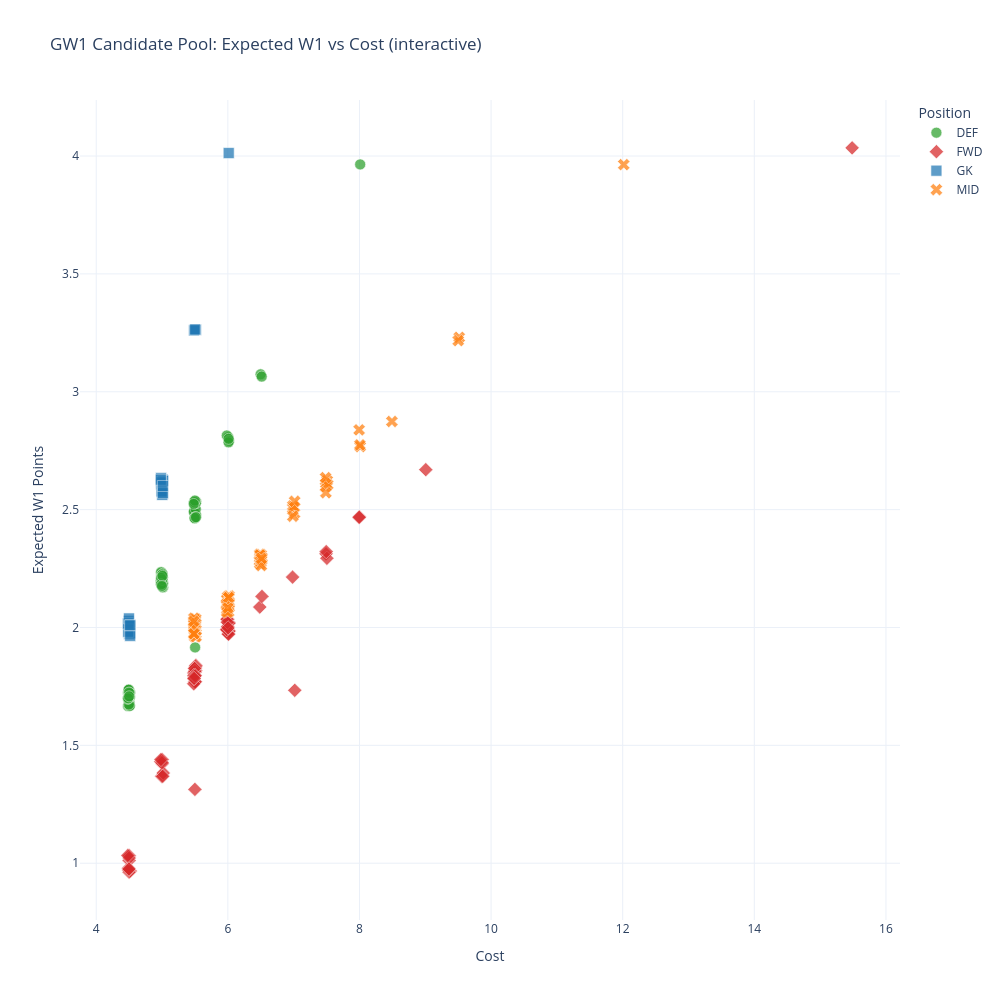

This figure's notebook cell:
### Code cell
import plotly.express as px

plot_df = pd.DataFrame([
    {
        'player_name': c.player_name,
        'position': c.position,
        'team': c.team,
        'cost': float(c.cost),
        'expected_w1': float(c.expected_points_horizon[0]),
    }
    for c in candidates
]).sort_values(['position', 'expected_w1'], ascending=[True, False]).reset_index(drop=True)

# Add tiny deterministic jitter only for plotting to reduce marker overlap.
rng = np.random.default_rng(42)
plot_df['cost_plot'] = plot_df['cost'] + rng.uniform(-0.02, 0.02, size=len(plot_df))
plot_df['expected_w1_plot'] = plot_df['expected_w1'] + rng.uniform(-0.04, 0.04, size=len(plot_df))

fig = px.scatter(
    plot_df,
    x='cost_plot',
    y='expected_w1_plot',
    color='position',
    symbol='position',
    hover_name='player_name',
    hover_data={
        'team': True,
        'position': True,
        'cost': ':.2f',
        'expected_w1': ':.2f',
        'cost_plot': False,
        'expected_w1_plot': False,
    },
    title='GW1 Candidate Pool: Expected W1 vs Cost (interactive)',
    color_discrete_map={'GK': '#1f77b4', 'DEF': '#2ca02c', 'MID': '#ff7f0e', 'FWD': '#d62728'},
)

fig.update_traces(
    marker=dict(size=11, opacity=0.72, line=dict(width=0.6, color='white')),
    selector=dict(mode='markers'),
)

fig.update_layout(
    width=1000,
    height=1000,
    template='plotly_white',
    xaxis_title='Cost',
    yaxis_title='Expected W1 Points',
    legend_title='Position',
    hovermode='closest',
)

fig.show()

### Figure 1 — Plotly figure (JSON) as saved in the notebook; plotly's stock layout.template omitted (floating-point values rounded to 4 significant figures; data arrays with more than 128 entries replaced by an {"elided": "..."} marker saying what was removed)
{"data": [{"customdata": {"elided": "90x4 mixed values"}, "hovertemplate": "<b>%{hovertext}</b><br><br>position=%{customdata[1]}<br>team=%{customdata[0]}<br>cost=%{customdata[2]:.2f}<br>expected_w1=%{customdata[3]:.2f}<extra></extra>", "hovertext": ["Gabriel dos Santos Magalhães", "Virgil van Dijk", "Nico O'Reilly", "Maxence Lacroix", "James Tarkowski", "Marc Guéhi", "Matheus Nunes", "Marcos Senesi Barón", "Riccardo Calafiori", "Piero Hincapié", "Cristhian Mosquera", "James Hill", "Adrien Truffert", "Nathan Collins", "Reece James", "Trevoh Chalobah", "Marco Palestra", "Daniel Muñoz Mejía", "Jarrad Branthwaite", "Jeremie Frimpong", "Milos Kerkez", "Rúben dos Santos Gato Alves Dias", "Joško Gvardiol", "Rayan Aït-Nouri", "Abdukodir Khusanov", "Nikola Milenković", "Pedro Porro Sauceda", "Nordi Mukiele", "Bafodé Diakité", "Veljko Milosavljevic", "Sepp van den Berg", "Michael Svoboda", "Mats Wieffer", "Pascal Struijk", "Luka Vušković", "Malo Gusto", "Levi Samuels Colwill", "Chris Richards", "Jaydee Canvot", "Michael Keane", "Jake O'Brien", "Jaka Bijol", "Tarik Muharemović", "Jeremy Jacquet", "Kostas Tsimikas", "Max Alleyne", "Diogo Dalot Teixeira", "Harry Maguire", "Leny Yoro", "Malick Thiaw", "Fabian Schär", "Sven Botman", "Dan Burn", "Lewis Hall", "Neco Williams", "Felipe Rodrigues da Silva", "Jan Paul van Hecke", "Cristian Romero", "Kevin Danso", "Micky van de Ven", "Daniel Ballard", "Omar Alderete", "Murillo Costa dos Santos", "Lucas Digne", "Ezri Konsa Ngoyo", "Matty Cash", "Tyrone Mings", "Pau Torres", "Ian Maatsen", "Victor Lindelöf", "Adam Smith", "Julián Araujo Zúñiga", "Kristoffer Ajer", "Michael Kayode", "Rico Henry", "Aaron Hickey", "Ethan Pinnock", "Kim Ji-soo", "Jannik Schuster", "Ferdi Kadıoğlu", "Olivier Boscagli", "Maxim De Cuyper", "Lewis Dunk", "Diego Coppola", "Igor Julio dos Santos de Paulo", "João Pedro Loureiro da Costa", "Benoît Badiashile Mukinayi", "Tosin Adarabioyo", "Jorrel Hato", "Mamadou Sarr"], "legendgroup": "DEF", "marker": {"color": "#2ca02c", "line": {"color": "white", "width": 0.6}, "opacity": 0.72, "size": 11, "symbol": "circle"}, "mode": "markers", "name": "DEF", "orientation": "v", "showlegend": true, "type": "scatter", "x": [8.011, 6.498, 6.514, 6.008, 5.984, 6.019, 6.01, 6.011, 5.485, 5.498, 5.495, 5.517, 5.506, 5.513, 5.498, 5.489, 5.502, 5.483, 5.513, 5.505, 5.51, 5.494, 5.519, 5.516, 5.511, 5.488, 5.499, 5.482, 4.986, 5.007, 5.01, 5.019, 4.993, 4.995, 4.999, 4.988, 4.985, 4.999, 4.989, 5.007, 4.997, 5.013, 5.008, 4.992, 5.013, 5.012, 4.995, 4.992, 5.007, 4.986, 4.988, 4.98, 5.011, 5.007, 5.008, 5.011, 4.998, 5.003, 4.986, 4.985, 5.007, 4.999, 5.503, 4.511, 4.505, 4.502, 4.502, 4.492, 4.481, 4.497, 4.489, 4.496, 4.514, 4.489, 4.482, 4.491, 4.492, 4.506, 4.502, 4.511, 4.507, 4.496, 4.513, 4.487, 4.481, 4.484, 4.509, 4.498, 4.486, 4.5], "xaxis": "x", "y": [3.964, 3.074, 3.064, 2.807, 2.814, 2.791, 2.785, 2.8, 2.53, 2.528, 2.463, 2.475, 2.479, 2.48, 2.506, 2.493, 2.464, 2.49, 2.502, 2.468, 2.527, 2.464, 2.534, 2.468, 2.527, 2.532, 2.538, 2.524, 2.222, 2.211, 2.222, 2.171, 2.203, 2.201, 2.229, 2.197, 2.191, 2.211, 2.181, 2.171, 2.198, 2.193, 2.179, 2.189, 2.189, 2.186, 2.19, 2.215, 2.184, 2.236, 2.233, 2.198, 2.186, 2.203, 2.228, 2.212, 2.224, 2.203, 2.211, 2.183, 2.219, 2.176, 1.916, 1.729, 1.671, 1.709, 1.668, 1.718, 1.667, 1.735, 1.671, 1.737, 1.724, 1.707, 1.723, 1.724, 1.736, 1.68, 1.707, 1.668, 1.709, 1.674, 1.705, 1.706, 1.697, 1.702, 1.721, 1.724, 1.699, 1.708], "yaxis": "y"}, {"customdata": {"elided": "60x4 mixed values"}, "hovertemplate": "<b>%{hovertext}</b><br><br>position=%{customdata[1]}<br>team=%{customdata[0]}<br>cost=%{customdata[2]:.2f}<br>expected_w1=%{customdata[3]:.2f}<extra></extra>", "hovertext": ["Erling Haaland", "Alexander Isak", "Ollie Watkins", "Igor Thiago Nascimento Rodrigues", "Viktor Gyökeres", "Kai Havertz", "João Pedro Junqueira de Jesus", "Omar Marmoush", "Nicolas Jackson", "Jean-Philippe Mateta", "Gabriel Fernando de Jesus", "Francisco Evanilson de Lima Barbosa", "Álvaro Rodríguez", "Danny Welbeck", "Jørgen Strand Larsen", "Dominic Calvert-Lewin", "Nick Woltemade", "Yoane Wissa", "William Osula", "Chris Wood", "Igor Jesus Maciel da Cruz", "Dominic Solanke-Mitchell", "Richarlison de Andrade", "Brian Brobbey", "Enes Ünal", "Callum Wilson", "Georginio Rutter", "Charalampos Kostoulas", "Liam Delap", "Haji Wright", "Eddie Nketiah", "Norberto Bercique Gomes Betuncal", "Thierno Barry", "Rodrigo Muniz Carvalho", "Oli McBurnie", "Emersonn Correia da Silva", "Lukas Nmecha", "Joshua Zirkzee", "Taiwo Awoniyi", "Arnaud Kalimuendo", "Wilson Isidor", "Benjamin Sesko", "Marc Guiu Paz", "Brandon Thomas-Asante", "Ellis Simms", "Jahnoah Markelo", "George Hirst", "Chuba Akpom", "Ali Al-Hamadi", "Joël Piroe", "Stefanos Tzimas", "Kaye Furo", "Shumaira Mheuka", "Jonah Kusi-Asare", "Enis Destan", "Mason Burstow", "Sindre Walle Egeli", "Mateo Joseph Fernández-Regatillo", "Chido Obi", "Sean Neave"], "legendgroup": "FWD", "marker": {"color": "#d62728", "line": {"color": "white", "width": 0.6}, "opacity": 0.72, "size": 11, "symbol": "diamond"}, "mode": "markers", "name": "FWD", "orientation": "v", "showlegend": true, "type": "scatter", "x": [15.49, 9.008, 7.998, 7.995, 7.492, 7.505, 7.494, 6.984, 6.485, 6.518, 6.016, 6.008, 5.991, 6.019, 6.011, 6.009, 5.998, 5.991, 5.984, 6.016, 5.998, 5.988, 5.992, 6.003, 5.487, 5.514, 5.51, 5.509, 5.497, 5.505, 5.503, 5.506, 5.483, 5.497, 5.482, 5.5, 5.493, 5.486, 5.484, 5.504, 5.487, 7.017, 5.003, 4.994, 5.004, 4.981, 5.018, 4.999, 5.011, 4.983, 5.499, 4.5, 4.518, 4.503, 4.499, 4.491, 4.493, 4.501, 4.498, 4.481], "xaxis": "x", "y": [4.034, 2.67, 2.469, 2.467, 2.313, 2.293, 2.322, 2.214, 2.087, 2.132, 2.021, 1.982, 1.989, 1.985, 1.973, 1.972, 2.035, 1.995, 1.991, 2.018, 2.004, 2.035, 2.022, 1.998, 1.79, 1.839, 1.817, 1.836, 1.769, 1.828, 1.811, 1.77, 1.807, 1.815, 1.761, 1.796, 1.826, 1.784, 1.797, 1.795, 1.784, 1.733, 1.423, 1.369, 1.44, 1.43, 1.383, 1.427, 1.369, 1.44, 1.313, 1.012, 0.9672, 1.032, 0.9623, 0.9793, 0.9714, 1.022, 0.9759, 1.033], "yaxis": "y"}, {"customdata": [["ARS", "GK", 6, 4], ["EVE", "GK", 5.5, 3.3], ["LIV", "GK", 5.5, 3.3], ["MCI", "GK", 5.5, 3.3], ["ARS", "GK", 5, 2.6], ["ARS", "GK", 5, 2.6], ["AVL", "GK", 5, 2.6], ["BRE", "GK", 5, 2.6], ["CHE", "GK", 5, 2.6], ["CHE", "GK", 5, 2.6], ["CRY", "GK", 5, 2.6], ["EVE", "GK", 5, 2.6], ["LIV", "GK", 5, 2.6], ["MCI", "GK", 5, 2.6], ["MUN", "GK", 5, 2.6], ["NEW", "GK", 5, 2.6], ["NFO", "GK", 5, 2.6], ["SUN", "GK", 5, 2.6], ["AVL", "GK", 4.5, 2], ["BOU", "GK", 4.5, 2], ["BRE", "GK", 4.5, 2], ["BHA", "GK", 4.5, 2], ["BHA", "GK", 4.5, 2], ["CHE", "GK", 4.5, 2], ["COV", "GK", 4.5, 2], ["CRY", "GK", 4.5, 2], ["EVE", "GK", 4.5, 2], ["FUL", "GK", 4.5, 2], ["HUL", "GK", 4.5, 2], ["IPS", "GK", 4.5, 2]], "hovertemplate": "<b>%{hovertext}</b><br><br>position=%{customdata[1]}<br>team=%{customdata[0]}<br>cost=%{customdata[2]:.2f}<br>expected_w1=%{customdata[3]:.2f}<extra></extra>", "hovertext": ["David Raya Martín", "Jordan Pickford", "Alisson Becker", "Gianluigi Donnarumma", "Kepa Arrizabalaga Revuelta", "Illan Meslier", "Emiliano Martínez Romero", "Caoimhín Kelleher", "Robert Lynch Sánchez", "Filip Jörgensen", "Dean Henderson", "Mark Travers", "Giorgi Mamardashvili", "James Trafford", "Senne Lammens", "Nick Pope", "Matz Sels", "Robin Roefs", "Marco Bizot", "Đorđe Petrović", "Hákon Rafn Valdimarsson", "Bart Verbruggen", "Carl Rushworth", "Mike Penders", "Ben Wilson", "Walter Benítez", "Tom King", "Bernd Leno", "Jack Butland", "Christian Walton"], "legendgroup": "GK", "marker": {"color": "#1f77b4", "line": {"color": "white", "width": 0.6}, "opacity": 0.72, "size": 11, "symbol": "square"}, "mode": "markers", "name": "GK", "orientation": "v", "showlegend": true, "type": "scatter", "x": [6.013, 5.516, 5.486, 5.502, 4.984, 5.007, 4.991, 5.006, 5.009, 5.011, 4.984, 5.017, 4.989, 4.981, 5.002, 4.995, 5.013, 5.012, 4.493, 4.518, 4.492, 4.501, 4.49, 4.517, 4.487, 4.482, 4.497, 4.52, 4.516, 4.51], "xaxis": "x", "y": [4.013, 3.263, 3.26, 3.264, 2.608, 2.624, 2.579, 2.628, 2.565, 2.624, 2.634, 2.622, 2.616, 2.627, 2.563, 2.576, 2.57, 2.6, 2.02, 2.01, 2.028, 1.972, 2.019, 1.975, 1.982, 2.017, 2.038, 2.009, 1.964, 2.009], "yaxis": "y"}, {"customdata": {"elided": "90x4 mixed values"}, "hovertemplate": "<b>%{hovertext}</b><br><br>position=%{customdata[1]}<br>team=%{customdata[0]}<br>cost=%{customdata[2]:.2f}<br>expected_w1=%{customdata[3]:.2f}<extra></extra>", "hovertext": ["Bruno Borges Fernandes", "Bukayo Saka", "Cole Palmer", "Antoine Semenyo", "Bryan Mbeumo", "Matheus Santos Carneiro da Cunha", "Morgan Gibbs-White", "Declan Rice", "Junior Kroupi", "Morgan Rogers", "Florian Wirtz", "Rayan Cherki", "Jérémy Doku", "Enzo Fernández", "Cody Gakpo", "Dominik Szoboszlai", "Phil Foden", "Marcus Rashford", "Bruno Guimarães Rodriguez Moura", "Eberechi Eze", "Martin Ødegaard", "Noni Madueke", "Gabriel Martinelli Silva", "Christos Tzolis", "Rayan Vitor Simplício Rocha", "Dango Ouattara", "Pedro Lomba Neto", "Estêvão Almeida de Oliveira Gonçalves", "Ismaïla Sarr", "Kiernan Dewsbury-Hall", "Harry Wilson", "Victor Munoz", "Jack Grealish", "Sávio Moreira de Oliveira", "Elliot Anderson", "James Maddison", "Mikel Merino Zazón", "Emiliano Buendía Stati", "Johan Manzambi", "Alejandro Garnacho Ferreyra", "Marcus Tavernier", "Alex Scott", "Justin Kluivert", "Kevin Schade", "Jaidon Anthony", "Yankuba Minteh", "Jack Hinshelwood", "Jamie Bynoe-Gittens", "Brennan Johnson", "Iliman Ndiaye", "Anton Stach", "Noah Okafor", "Rio Ngumoha", "Ryan Gravenberch", "Tijjani Reijnders", "Patrick Dorgu", "Amad Diallo", "Harvey Barnes", "Anthony Elanga", "Jacob Murphy", "Bazoumana Touré", "Mathys Tel", "Mateus Fernandes", "Enzo Le Fée", "Myles Lewis-Skelly", "Martín Zubimendi Ibáñez", "Max Dowman", "Ethan Nwaneri", "Fábio Ferreira Vieira", "Reiss Nelson", "Evann Guessand", "Leon Bailey", "John McGinn", "Joao Gomes", "Keane Lewis-Potter", "Mikkel Damsgaard", "Mathias Jensen", "Pascal Groß", "Matt O'Riley", "Yasin Ayari", "Moisés Caicedo Corozo", "Ephron Mason-Clark", "Victor Torp", "Loum Tchaouna", "Yéremy Pino Santos", "Dwight McNeil", "Tyrique George", "Tyler Dibling", "Hayden Hackney", "Alex Iwobi"], "legendgroup": "MID", "marker": {"color": "#ff7f0e", "line": {"color": "white", "width": 0.6}, "opacity": 0.72, "size": 11, "symbol": "x"}, "mode": "markers", "name": "MID", "orientation": "v", "showlegend": true, "type": "scatter", "x": [12.02, 9.516, 9.501, 8.493, 8.011, 8.006, 7.995, 7.484, 7.51, 7.49, 7.517, 7.49, 7.485, 7.013, 6.986, 6.987, 7.004, 7.015, 6.988, 6.492, 6.511, 6.519, 6.5, 6.486, 6.481, 6.489, 6.485, 6.507, 6.485, 6.5, 6.508, 6.503, 6.488, 6.512, 6.509, 6.51, 5.985, 5.985, 6.017, 5.996, 5.992, 6.0, 6.007, 6.018, 5.991, 6.017, 5.981, 6.002, 6.005, 5.984, 5.986, 5.997, 6.019, 6.004, 6.017, 6.012, 5.999, 6.011, 5.981, 5.984, 6.013, 6.012, 5.989, 6.001, 5.504, 5.515, 5.504, 5.497, 5.495, 5.497, 5.506, 5.515, 5.498, 5.49, 5.489, 5.51, 5.513, 5.484, 5.483, 5.504, 5.486, 5.513, 5.492, 5.486, 5.517, 5.487, 5.491, 5.486, 5.485, 5.481], "xaxis": "x", "y": [3.963, 3.231, 3.217, 2.874, 2.767, 2.775, 2.838, 2.597, 2.623, 2.611, 2.606, 2.572, 2.636, 2.484, 2.506, 2.516, 2.512, 2.535, 2.472, 2.301, 2.292, 2.298, 2.27, 2.271, 2.282, 2.284, 2.294, 2.309, 2.311, 2.293, 2.293, 2.277, 2.307, 2.285, 2.263, 2.293, 2.098, 2.078, 2.106, 2.105, 2.116, 2.112, 2.112, 2.085, 2.123, 2.104, 2.095, 2.11, 2.089, 2.101, 2.119, 2.131, 2.134, 2.1, 2.102, 2.124, 2.085, 2.127, 2.1, 2.069, 2.066, 2.127, 2.064, 2.082, 1.987, 1.974, 1.985, 2.019, 1.961, 2.026, 2.029, 1.99, 1.972, 2.008, 1.97, 1.989, 2.037, 2.04, 2.022, 1.985, 2.015, 2.016, 1.991, 2.011, 1.961, 1.977, 2.002, 1.973, 1.973, 2.027], "yaxis": "y"}], "layout": {"height": 1000, "hovermode": "closest", "legend": {"title": {"text": "Position"}, "tracegroupgap": 0}, "title": {"text": "GW1 Candidate Pool: Expected W1 vs Cost (interactive)"}, "width": 1000, "xaxis": {"anchor": "y", "domain": [0, 1], "title": {"text": "Cost"}}, "yaxis": {"anchor": "x", "domain": [0, 1], "title": {"text": "Expected W1 Points"}}}}
